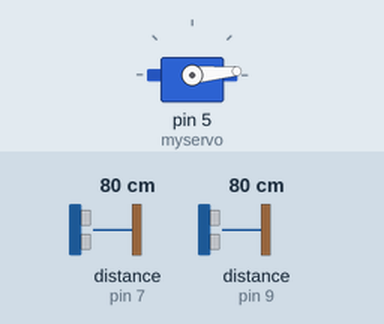
Simulated run of this sketch. Board: Arduino Uno, built with avr-gcc and run on an emulated ATmega328P. On the bench: servo. Wiring (inferred from the names in the program): 2 × ultrasonic range finder: trigger pin 7, echo pin 7 / trigger pin 9, echo pin 9. The inputs (shaded band) are chosen by the test bench; at power-on: distance to the obstacle (sensors on pin 7, pin 9) 80 cm. The echo pulse lasts 58.3 µs per cm.

Above: at 1.8 s.
1.9 s: distance to the obstacle (sensor on pin 7) set to 90 cm
At 2.4 s:
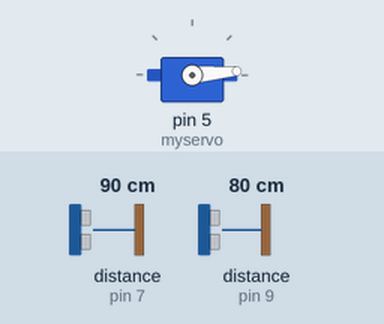
3.4 s: distance to the obstacle (sensor on pin 9) set to 90 cm
At 3.8 s:
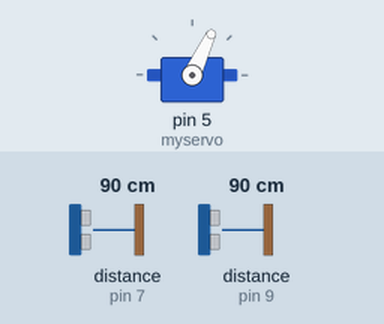
5.0 s: distance to the obstacle (sensor on pin 9) set to 2 cm
At 6.2 s:
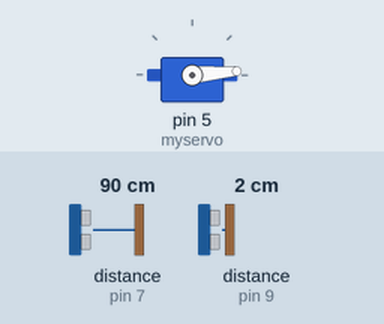
6.6 s: distance to the obstacle (sensor on pin 9) set to 120 cm
At 7.1 s:
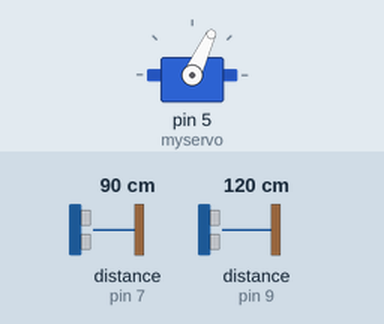
Timing chart, 0 to 9.1 s (numbered marks = the images above; inputs shaded):
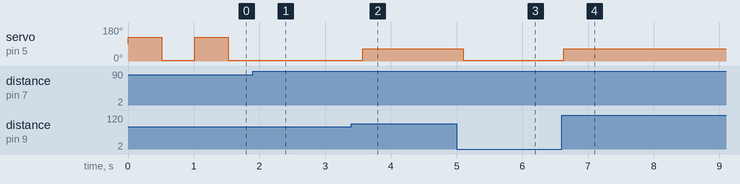

Measured:
- the behaviour switches between 86 and 87 cm on distance to the obstacle (sensor on pin 7) (found by bisection; images 0 and 1)
- the behaviour switches between 86 and 87 cm on distance to the obstacle (sensor on pin 9) (found by bisection; images 1 and 2)
- after the input at 1.9 s, servo on pin 5 (myservo): stays 5° (without the input it goes to 125° after 0.13 s)
- after the input at 3.4 s, servo on pin 5 (myservo): 5° → 65° after 0.17 s
- after the input at 5.0 s, servo on pin 5 (myservo): 65° → 5° after 0.10 s
- after the input at 6.6 s, servo on pin 5 (myservo): 5° → 65° at once
- by itself, servo on pin 5 (myservo): alternates 125° for 0.51 s and 5° for 0.51 s

The sketch:

OneEyedWatcher.ino
```cpp
#include <Servo.h>

Servo myservo;
const int pingPin = 7;
const int pingPin2 = 9;
long duration;
long duration1;
void setup ()
{myservo.attach(5);
}
void loop ()
{
pinMode (pingPin, OUTPUT);
http://www.instructables.com/id/Wex-the-One-Eyed-Watcher/
digitalWrite (pingPin, LOW);
delayMicroseconds (2);
digitalWrite (pingPin, HIGH);
delayMicroseconds (5);
digitalWrite (pingPin, LOW);
pinMode (pingPin, INPUT);
duration = pulseIn (pingPin, HIGH);
if (duration <5000)
{
myservo.write(125);
delay(500);
}
// else
{
pinMode (pingPin2, OUTPUT);
digitalWrite (pingPin2, LOW);
delayMicroseconds (2);
digitalWrite (pingPin2, HIGH);
delayMicroseconds (5);
digitalWrite (pingPin2, LOW);
pinMode (pingPin2, INPUT);
duration1 = pulseIn (pingPin2, HIGH);
if (duration1 <5000)
{
myservo.write(5);
delay(500);
}
if (duration >5000 and duration1 >5000)
{myservo.write(65);
delay(500);
}}}
```
